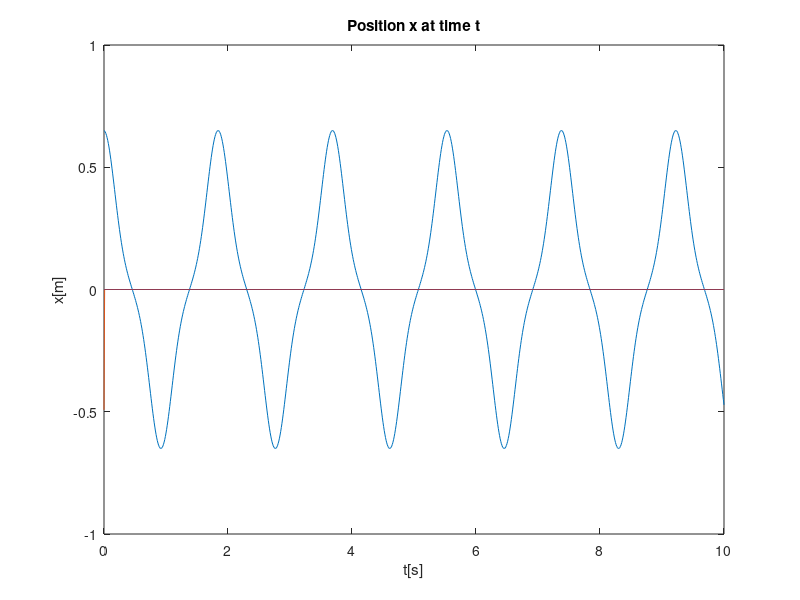
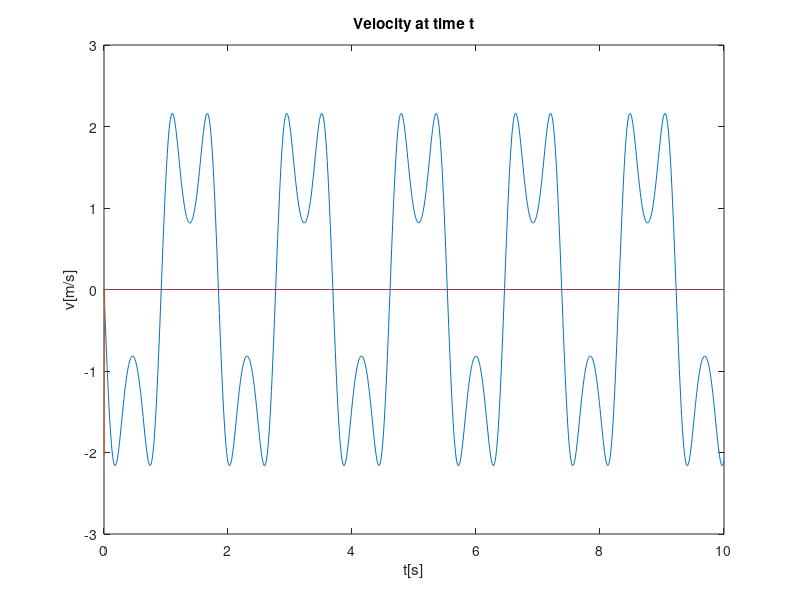

The MATLAB source for these figures, in order:
%Given values
k  = 500; %m
m  = 5;   %N/m
h  =.3;   %m
L0 =.5;   %m

%Timesteps
dt= 0.01;       
t = 0:dt:10;
n= length(t);        %Number of iterations

%Prepare arrays
Fx = zeros(n);
a = zeros(n); %Acceleration in horisontal direction
v = zeros(n); %Velocity in horisontal direction
x = zeros(n); %Position in horisontal direction
y = zeros(n);

%Initial values
x(1) = 0.65;    %Initial position
y(1) = 0.3;     %Initial position

%Euler method
for i = 1:n;
Fx(i) = -k.*x(i).*(1-L0./sqrt(x(i).^2+h^2)); %Spring force horisontal
y(i) = h;           
a(i+1) = Fx(i)/m;   %Acceleration in horisontal direction
v(i+1) = v(i) + dt*a(i+1); %Velocity in horisontal direction
x(i+1) = x(i) + dt*v(i+1); %Position in horisontal direction
end

%Plot
figure(1)
plot(t,x)
xlabel('t[s]')
ylabel('x[m]')
title('Position x at time t')

hold on
figure(2)
plot(t,v)
xlabel('t[s]')
ylabel('v[m/s]')
title('Velocity at time t')
